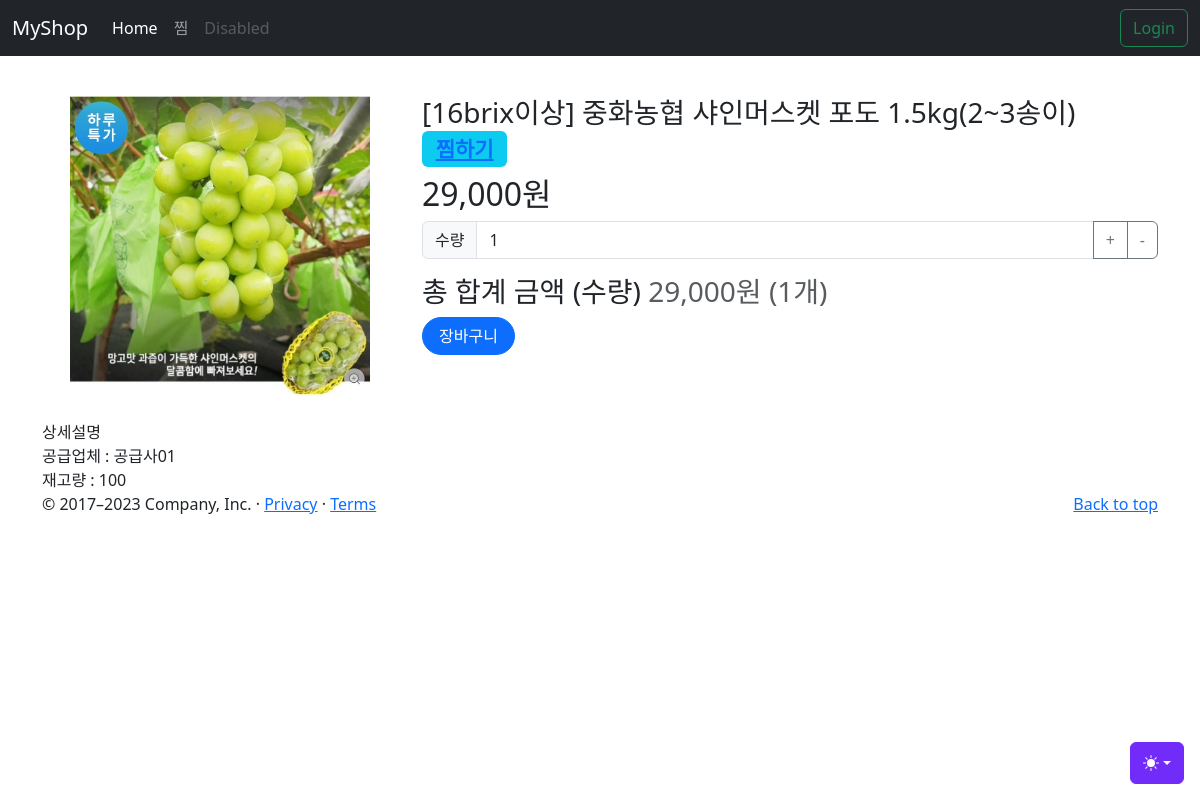
The page /step3/view.php?idx=10000000 on the database its author committed.
### tables this page shows
CREATE TABLE `tbl_goods` (
	`IDX` INT(11) NOT NULL AUTO_INCREMENT,
	`NAME` VARCHAR(100) NOT NULL,
    `THUMBNAIL` VARCHAR(100) NOT NULL,
	`quantity` INT(11) NOT NULL DEFAULT '0',
	`PRICE` INT(11) NOT NULL DEFAULT '0',
	`company_idx` INT(11) NOT NULL DEFAULT '0',
	INDEX `tbl_goods_idx1` (`IDX`) USING BTREE
);

CREATE TABLE `tbl_company` (
	`idx` INT(11) NOT NULL AUTO_INCREMENT,
	`company_name` VARCHAR(100) NOT NULL COLLATE 'utf8mb3_general_ci',
	`tel` VARCHAR(100) NULL DEFAULT NULL COLLATE 'utf8mb3_general_ci',
	`addr` VARCHAR(100) NULL DEFAULT NULL COLLATE 'utf8mb3_general_ci',
	`damdang` VARCHAR(100) NULL DEFAULT NULL COLLATE 'utf8mb3_general_ci',
	INDEX `tbl_company_idx_001` (`IDX`) USING BTREE
)
COLLATE='utf8mb3_general_ci';

### function.php (called while the page is built, shortened)
<?php
    function get_goods($connect, $idx){
        $sql = "SELECT a.idx, a.NAME, a.THUMBNAIL, a.quantity, a.price, b.company_name
        FROM   tbl_goods a,
               tbl_company b
        WHERE  a.company_idx = b.idx
        AND    a.idx = ".$idx;
        $row = mysqli_fetch_assoc($connect->query($sql));
        return $row;
    }
?>

### step3/view.php (the view, shortened to what this page needs)
<!doctype html>
<?php
    include '../db_config.php';
    include '../function.php';
?>
<html lang="en" data-bs-theme="auto">
  <head><script src="../assets/js/color-modes.js"></script>
    <link rel="stylesheet" href="https://cdn.jsdelivr.net/npm/@docsearch/css@3">
<link href="../assets/dist/css/bootstrap.min.css" rel="stylesheet">
    <link href="carousel.css" rel="stylesheet">
  </head>
  <body>
    <div class="dropdown position-fixed bottom-0 end-0 mb-3 me-3 bd-mode-toggle">
      <button class="btn btn-bd-primary py-2 dropdown-toggle d-flex align-items-center"
              id="bd-theme"
              type="button"
              aria-expanded="false"
              data-bs-toggle="dropdown"
              aria-label="Toggle theme (auto)">
        <svg class="bi my-1 theme-icon-active" width="1em" height="1em"><use href="#circle-half"></use></svg>
      </button>
    </div>
<?php
    include './header.php';
?>
<br><br>
<main>
  <?php
    $row = get_goods($connect, $_GET['idx']);
?>
  <div class="container marketing">
    <form action="./cart.php" id="frmCart" method="post">
    <div class="row">
      <div class="col-lg-4">
        <img src='../img/<?php echo $row['THUMBNAIL'] ?>' style='width:300px;height:300px;'>
      </div>
      <div class="col-lg-8">
        <h3><?php echo $row['NAME'] ?><span class="badge text-bg-info"><a href="#" id="jjim">찜하기</a></span></h3>
        <h2><?php echo number_format($row['price']) ?>원</h2>
        <div class="input-group mb-3">
  <div class="input-group">
  <span class="input-group-text" id="inputGroup-sizing-default">수량</span>
  <input type="text" class="form-control" aria-label="Recipient's username with two button addons" value="1" id='amount' name="amount">
  <button class="btn btn-outline-secondary" type="button" id='btnplus'>+</button>
  <button class="btn btn-outline-secondary" type="button" id='btnminus'>-</button>
</div>
</div>
<h3>
총 합계 금액 (수량)
  <span class="text-body-secondary" id='total'><?php echo number_format($row['price']) ?>원 (1개)</span>
</h3>
        <button class="btn btn-primary rounded-pill px-3" type="button" id="btnCart">장바구니</button>
      </div>
      <div class="col-lg-12">상세설명</div>
      <div class="col-lg-12">공급업체 : <?php echo $row['company_name'] ?></div>
      <div class="col-lg-12"><span>재고량 : <?php echo $row['quantity'] ?></span></div>
    </div>
    </form>
  </div>
  <?php include './footer.php'; ?>
</main>
    </body>
</html>

### step3/carousel.css (style rules this page uses)
body { padding-top: 3rem; padding-bottom: 3rem; color: rgb(var(--bs-tertiary-color-rgb)); }
.marketing .col-lg-4 { margin-bottom: 1.5rem; text-align: center; }

### step3/view.php (style rules this page uses)
.bi { vertical-align: -.125em; fill: currentColor; }
.btn-bd-primary { --bd-violet-bg: #712cf9; --bd-violet-rgb: 112.520718, 44.062154, 249.437846; --bs-btn-font-weight: 600; --bs-btn-color: var(--bs-white); --bs-btn-bg: var(--bd-violet-bg); --bs-btn-border-color: var(--bd-violet-bg); --bs-btn-hover-color: var(--bs-white); --bs-btn-hover-bg: #6528e0; --bs-btn-hover-border-color: #6528e0; --bs-btn-focus-shadow-rgb: var(--bd-violet-rgb); --bs-btn-active-color: var(--bs-btn-hover-color); --bs-btn-active-bg: #5a23c8; --bs-btn-active-border-color: #5a23c8; }
.bd-mode-toggle { z-index: 1500; }

### rows shown on the page
tbl_goods: THUMBNAIL (picture), NAME "[16brix이상] 중화농협 샤인머스켓 포도 1.5kg(2~3송이)", PRICE "29,000", tbl_company.company_name "공급사01", quantity "100"
